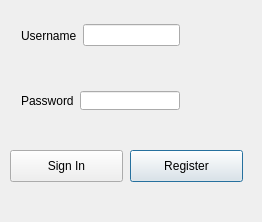
<?xml version="1.0" encoding="UTF-8"?>
<ui version="4.0">
 <class>Dialog</class>
 <widget class="QDialog" name="Dialog">
  <property name="geometry">
   <rect>
    <x>0</x>
    <y>0</y>
    <width>262</width>
    <height>222</height>
   </rect>
  </property>
  <property name="windowTitle">
   <string>Dialog</string>
  </property>
  <widget class="QWidget" name="horizontalLayoutWidget">
   <property name="geometry">
    <rect>
     <x>10</x>
     <y>10</y>
     <width>181</width>
     <height>51</height>
    </rect>
   </property>
   <layout class="QHBoxLayout" name="username_horiz_layout">
    <item>
     <widget class="QLabel" name="username_lbl">
      <property name="text">
       <string>Username</string>
      </property>
     </widget>
    </item>
    <item>
     <widget class="QLineEdit" name="username_line_edit"/>
    </item>
   </layout>
  </widget>
  <widget class="QWidget" name="horizontalLayoutWidget_2">
   <property name="geometry">
    <rect>
     <x>10</x>
     <y>80</y>
     <width>181</width>
     <height>41</height>
    </rect>
   </property>
   <layout class="QHBoxLayout" name="password_horiz_layout">
    <item>
     <widget class="QLabel" name="password_lbl">
      <property name="text">
       <string>Password</string>
      </property>
     </widget>
    </item>
    <item>
     <widget class="QLineEdit" name="password_line_edit"/>
    </item>
   </layout>
  </widget>
  <widget class="QPushButton" name="register_btn">
   <property name="geometry">
    <rect>
     <x>130</x>
     <y>150</y>
     <width>113</width>
     <height>32</height>
    </rect>
   </property>
   <property name="text">
    <string>Register</string>
   </property>
  </widget>
  <widget class="QPushButton" name="sign_in_btn">
   <property name="geometry">
    <rect>
     <x>10</x>
     <y>150</y>
     <width>113</width>
     <height>32</height>
    </rect>
   </property>
   <property name="text">
    <string>Sign In</string>
   </property>
  </widget>
 </widget>
 <layoutdefault spacing="6" margin="11"/>
 <resources/>
 <connections/>
</ui>
